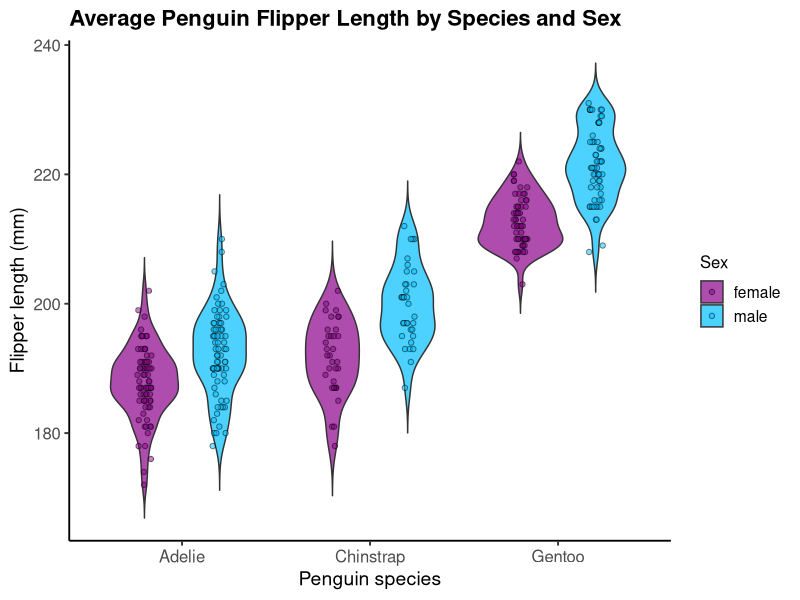
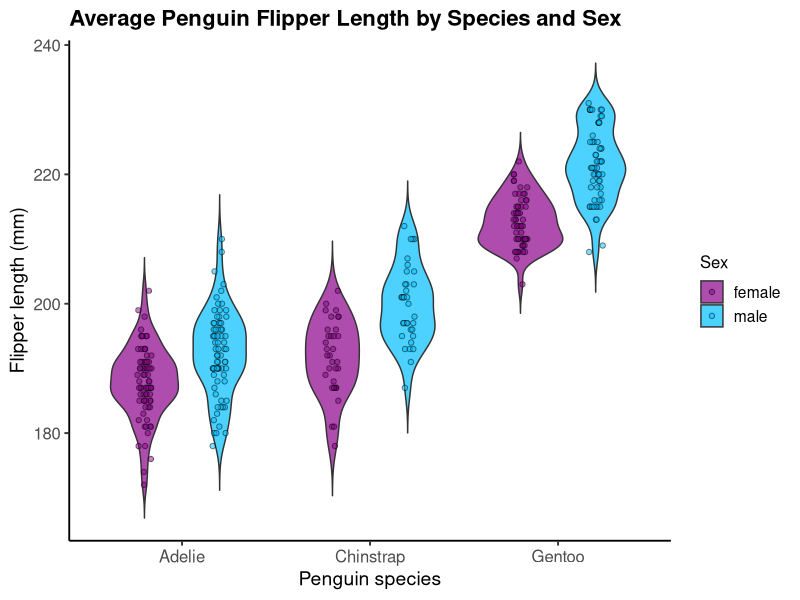

The R source for these figures, in order:
library(tidyverse)
library(palmerpenguins)

# Remove NA values
penguins_clean_data <- penguins %>%
  filter(!is.na(flipper_length_mm), !is.na(sex), !is.na(species))

# Violin + jitter plot
ggplot(penguins_clean_data, aes(x = species, y = flipper_length_mm, fill = sex)) +
  # violin plot
  geom_violin(position = position_dodge(width = 0.8), trim = FALSE, alpha = 0.7) +
  # jitter plot
  geom_jitter(
    position = position_jitterdodge(jitter.width = 0.15, dodge.width = 0.8),
    size = 1.5, alpha = 0.5, shape = 21
  ) +
  # labels (title, x, y, fill)
  labs(
    title = "Average Penguin Flipper Length by Species and Sex",
    x = "Penguin species",
    y = "Flipper length (mm)",
    fill = "Sex"
  ) +
  scale_fill_manual(values = c("female" = "darkmagenta", "male" = "deepskyblue")) +
  theme_classic(base_size = 14) +
  theme(
    plot.title = element_text(size = 16, face = "bold"),
    axis.title = element_text(size = 14),
    axis.text = element_text(size = 12),
    legend.title = element_text(size = 12)
  )

# Save as PNG
ggsave("penguin_violin_jitter.png", width = 8, height = 6, dpi = 300)
